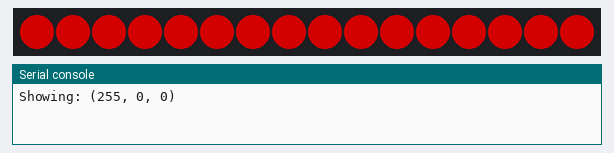
This program was run on a simulated CircuitPython board. Parts: 16 RGB LEDs in strip order, left to right, the last lines printed to the serial console. Dim RGB values are drawn brighter than linear.

Above: at 0.1 s.
At 1.1 s:
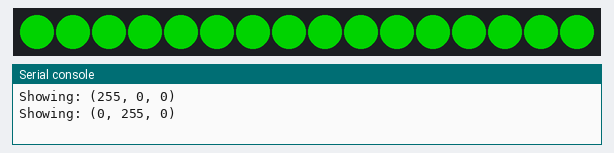
At 2.1 s:
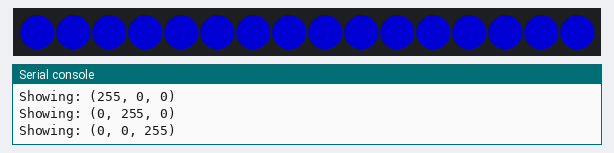
At 3.1 s:
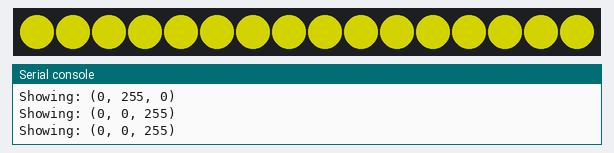

The program:

neopixel_basic.py
```python
# (licence header left out)
import time
import board
import neopixel

PIXEL_PIN = board.D5   # the pin wired to the strip's DIN
NUM_PIXELS = 16        # how many LEDs on your strip
BRIGHTNESS = 0.5       # 0.0 to 1.0 - keep it low, bright LEDs use a lot of power
DELAY = 1              # seconds each color stays on

pixels = neopixel.NeoPixel(PIXEL_PIN, NUM_PIXELS, brightness=BRIGHTNESS)

RED = (255, 0, 0)
GREEN = (0, 255, 0)
YELLOW = (255, 255, 0)
BLUE = (0, 0, 255)

while True:
    for color in [RED, GREEN, BLUE]:
        print("Showing:", color)
        pixels.fill(color)
        time.sleep(DELAY)

    pixels.fill(YELLOW)
    print("Showing:", color)
    time.sleep(DELAY)
```

Measured:
- by itself, everything shown: repeats every 4.0 s, in 4 steps
- what the display in image 1 shows lasts 1.0 s, from 1.0 s to 2.0 s
